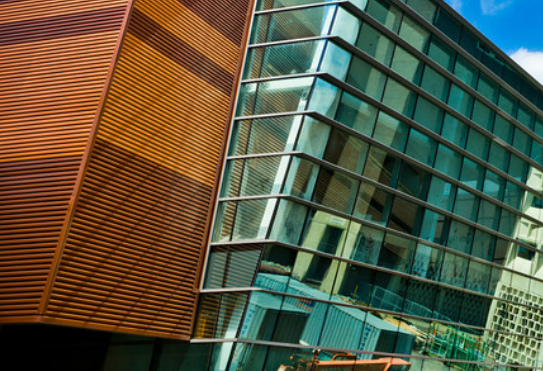
#> input picture Project2/project2/images/t2_1.png, 543 x 371 px; its folder holds 4 pictures in this run
$ python t2.py
#> lines starting #> are read from the running program, lines starting #| are printed output that depends on the picture
# 1. Only add your code inside the function (including newly improted packages).
#  You can design a new function and call the new function in the given functions.
# 2. For bonus: Give your own picturs. If you have N pictures, name your pictures such as ["t3_1.png", "t3_2.png", ..., "t3_N.png"], and put them inside the folder "images".
# 3. Not following the project guidelines will result in a 10% reduction in grades
import json

import cv2
import numpy as np
import matplotlib.pyplot as plt


# Use the keypoints to stitch the images
def get_stitched_image(img1, img2, M):
    # Get width and height of input images
    w1, h1 = img1.shape[:2]
    w2, h2 = img2.shape[:2]

    # Get the canvas dimensions
    img1_dims = np.float32([[0, 0], [0, w1], [h1, w1], [h1, 0]]).reshape(-1, 1, 2)
    img2_dims_temp = np.float32([[0, 0], [0, w2], [h2, w2], [h2, 0]]).reshape(-1, 1, 2)

    # Get relative perspective of second image
    img2_dims = cv2.perspectiveTransform(img2_dims_temp, M)

    # Resulting dimensions
    result_dims = np.concatenate((img1_dims, img2_dims), axis=0)

    # Getting images together
    # Calculate dimensions of match points
    [x_min, y_min] = np.int32(result_dims.min(axis=0).ravel() - 0.5)
    [x_max, y_max] = np.int32(result_dims.max(axis=0).ravel() + 0.5)

    # Create output array after affine transformation
    transform_dist = [-x_min, -y_min]
    transform_array = np.array([[1, 0, transform_dist[0]],
                                [0, 1, transform_dist[1]],
                                [0, 0, 1]])

    # Warp images to get the resulting image
    result_img = cv2.warpPerspective(img2, transform_array.dot(M),
                                     (x_max - x_min, y_max - y_min))
    result_img[transform_dist[1]:w1 + transform_dist[1],
    transform_dist[0]:h1 + transform_dist[0]] = img1

    # Return the result
    return result_img


def matches_d(img1, img2):
    # Initialize SIFT
    sift = cv2.SIFT_create(1000)

    # Extract keypoints and descriptors
    k1, d1 = sift.detectAndCompute(img1, None)
    k2, d2 = sift.detectAndCompute(img2, None)

    distances = np.sum(d1 ** 2, axis=1, keepdims=True) + np.sum(d2 ** 2, axis=1) - 2 * d1.dot(d2.T)
    distances = np.sqrt(distances)
    # print(distances)

    # Get smallest indices
    min_indices = np.argsort(distances, axis=1)

    # Init ndarray
    matches = []

    # Iter for nearest neighbors
    for i in range(min_indices.shape[0]):
        neighbors = min_indices[i][:2]
        # print(neighbors)
        curr_matches = []
        for j in range(len(neighbors)):
            match = []
            match.append(i)
            match.append(neighbors[j])
            match.append(distances[i][neighbors[j]] * 1.)
            curr_matches.append(match)
        matches.append(curr_matches)

        # Make sure that the matches are good
        verify_ratio = 0.8  # Source: stackoverflow
        verified_matches = []
        for m1, m2 in matches:
            # Add to array only if it's a good match
            if m1[2] < 0.8 * m2[2]:
                verified_matches.append(m1)
    print("Verified Number of Matches:",len(verified_matches))
    return verified_matches


# Find SIFT and return Homography Matrix
def get_sift_homography(img1, img2):
    # Get matches from the images
    verified_matches = matches_d(img1, img2)

    # Initialize SIFT
    sift = cv2.SIFT_create(1000)

    # Extract keypoints and descriptors
    k1, d1 = sift.detectAndCompute(img1, None)
    k2, d2 = sift.detectAndCompute(img2, None)

    # Minimum number of matches
    min_matches = 8
    if len(verified_matches) > min_matches:

        # Array to store matching points
        img1_pts = []
        img2_pts = []

        # Add matching points to array
        for match in verified_matches:
            img1_pts.append(k1[match[0]].pt)
            img2_pts.append(k2[match[1]].pt)
        img1_pts = np.float32(img1_pts).reshape(-1, 1, 2)
        img2_pts = np.float32(img2_pts).reshape(-1, 1, 2)

        # Compute homography matrix
        M, mask = cv2.findHomography(img1_pts, img2_pts, cv2.RANSAC, 5.0)
        return M
    else:
        print('Error: Not enough matches')
        exit()


# Equalize Histogram of Color Images
def equalize_histogram_color(img):
    img_yuv = cv2.cvtColor(img, cv2.COLOR_BGR2YUV)
    img_yuv[:, :, 0] = cv2.equalizeHist(img_yuv[:, :, 0])
    img = cv2.cvtColor(img_yuv, cv2.COLOR_YUV2BGR)
    return img


def stitch_2_images(img1, img2):
    img1 = equalize_histogram_color(img1)
    img2 = equalize_histogram_color(img2)

    # Use SIFT to find keypoints and return homography matrix
    M = get_sift_homography(img1, img2)

    # Stitch the images together using homography matrix
    result_image = get_stitched_image(img2, img1, M)

    return result_image


def spatial_overlaps_matrix(imgs):
    overlap_arr = np.zeros((len(imgs), len(imgs)))
    for i in range(0, len(imgs)):
        for j in range(0, len(imgs)):
            verified_matches = matches_d(imgs[i], imgs[j])
            matches_length = len(verified_matches)
            print('matches_length', matches_length)
            if matches_length > 20:
                overlap_arr[i][j] = 1
            else:
                overlap_arr[i][j] = 0

    return overlap_arr


def stitch(imgmark, N,
           savepath=''):  # For bonus: change your input(N=*) here as default if the number of your input pictures is not 4.
    "The output image should be saved in the savepath."
#> called with imgmark = 't2', N = 4, savepath = 'task2.png'
    "The intermediate overlap relation should be returned as NxN a one-hot(only contains 0 or 1) array."
    "Do NOT modify the code provided."
    imgpath = [f'./images/{imgmark}_{n}.png' for n in range(1, N + 1)]
    imgs = []
    kp = []
    des = []
    for ipath in imgpath:
        img = cv2.imread(ipath)
#> img is the input picture: shape (371, 543, 3); mean B, G, R 64.1, 86.7, 86.8
        imgs.append(img)
    "Start you code here"
    result_image = stitch_2_images(imgs[0], imgs[1])
#> in equalize_histogram_color, `img_yuv = cv2.cvtColor(img, cv2.COLOR_BGR2YUV)`: img_yuv: shape (371, 543, 3); mean of channels 0, 1, 2 84.1, 118.1, 130.3
#> in equalize_histogram_color, `img_yuv[:, :, 0] = cv2.equalizeHist(img_yuv[:, :, 0])`: img_yuv: shape (371, 543, 3); mean of channels 0, 1, 2 126.3, 118.1, 130.3
#> in equalize_histogram_color, `img = cv2.cvtColor(img_yuv, cv2.COLOR_YUV2BGR)`:
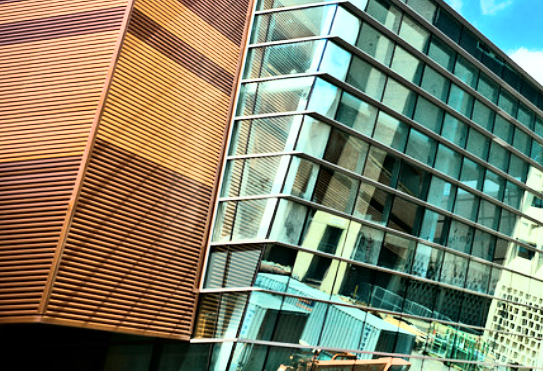
#> img: shape (371, 543, 3); mean B, G, R 105.4, 128.7, 126.6
#> in equalize_histogram_color (call 2), `img_yuv = cv2.cvtColor(img, cv2.COLOR_BGR2YUV)`: img_yuv: shape (416, 459, 3); mean of channels 0, 1, 2 140, 140.1, 99.1
#> in equalize_histogram_color (call 2), `img_yuv[:, :, 0] = cv2.equalizeHist(img_yuv[:, :, 0])`: img_yuv: shape (416, 459, 3); mean of channels 0, 1, 2 128.2, 140.1, 99.1
#> in equalize_histogram_color (call 2), `img = cv2.cvtColor(img_yuv, cv2.COLOR_YUV2BGR)`:
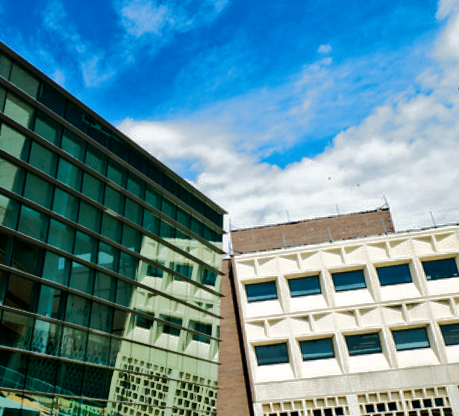
#> img: shape (416, 459, 3); mean B, G, R 152.8, 140.3, 97.7
#> in matches_d, `k1, d1 = sift.detectAndCompute(img1, None)`: k1 = 1000 keypoints; strongest (x, y, size): (333, 235, 12.1), (256, 15, 2.4), (524, 313, 3), (527, 252, 10.5)
#> in matches_d, `k2, d2 = sift.detectAndCompute(img2, None)`: k2 = 1000 keypoints; strongest (x, y, size): (392, 406, 5), (416, 404, 5), (369, 408, 5.1), (381, 407, 4.9)
#> in matches_d, `distances = np.sum(d1 ** 2, axis=1, keepdims=True) + np.sum(d2 ** 2, a..`:
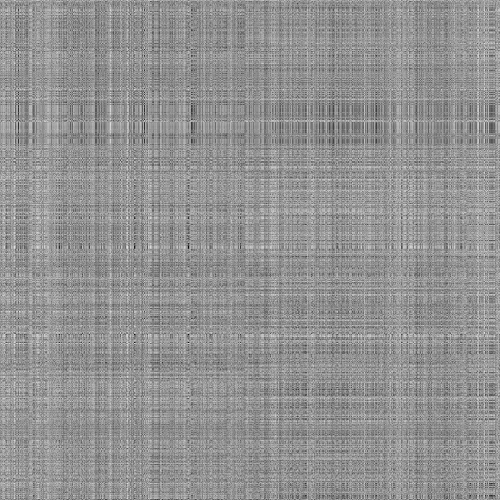
#> distances: shape (1000, 1000) float32 (shown at 1/2 size); min 2279, max 491448, mean 283630.7; drawn with min black and max white
#> in matches_d, `distances = np.sqrt(distances)`:
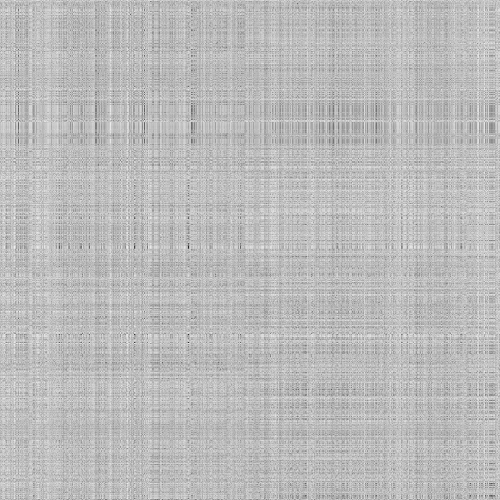
#> distances: shape (1000, 1000) float32 (shown at 1/2 size); min 47.74, max 701, mean 529; drawn with min black and max white
#> in matches_d, `min_indices = np.argsort(distances, axis=1)`:
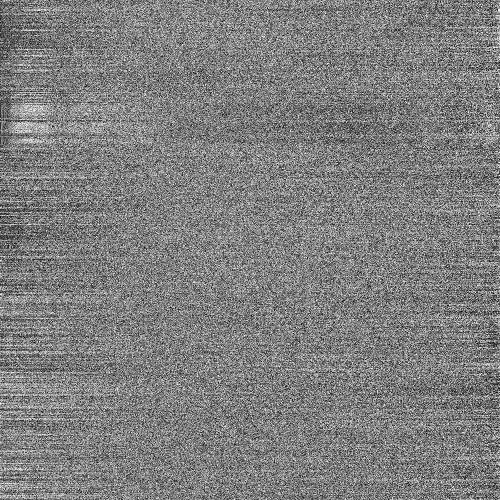
#> min_indices: shape (1000, 1000) int64 (shown at 1/2 size); min 0, max 999, mean 499.5; drawn with min black and max white
#> the loop in matches_d, `for i in range(min_indices.shape[0]):` made 1000 passes
#> neighbors on passes 1 to 3: [99, 420], [177, 586], [301, 534]
#> after the loop in matches_d, `for i in range(min_indices.shape[0]):`: matches = 1000 items
#| Verified Number of Matches: 176
#> in get_sift_homography, `verified_matches = matches_d(img1, img2)`: verified_matches = 176 items, first 6: [2, 301, 87.71], [4, 382, 98.73], [6, 594, 109.3], [8, 387, 176.6], [14, 393, 99.33], [15, 684, 71.6]
#> the loop in get_sift_homography, `for match in verified_matches:` made 176 passes
#> after the loop in get_sift_homography, `for match in verified_matches:`: img1_pts = 176 pairs, first value 96.72 to 538.4, second value 21.39 to 361.9; img2_pts = 176 pairs, first value 3.64 to 446.9, second value 98.58 to 411.4
#> in get_sift_homography, `img1_pts = np.float32(img1_pts).reshape(-1, 1, 2)`: img1_pts = 176 rows, first 8: [472.2, 184.3], [489.9, 323.9], [490.4, 299.6], [490.5, 333], [493.5, 309.5], [462.2, 328.8], [493.7, 303.4], [460.5, 324.1]
#> in get_sift_homography, `img2_pts = np.float32(img2_pts).reshape(-1, 1, 2)`: img2_pts = 176 rows, first 8: [86.11, 257.1], [112.4, 395.3], [111.5, 371.1], [113.7, 404.4], [115.3, 380.3], [85.38, 402], [115.4, 374.1], [83.74, 397.4]
#> in get_sift_homography, `M, mask = cv2.findHomography(img1_pts, img2_pts, cv2.RANSAC, 5.0)`: M = [[1, 0.0627, -397.4], [-0.0615, 1, 102], [1.21e-06, 5.5e-06, 1]]; mask = 176 values, max 1 at index 0, min 0 at index 19, mean 0.801
#> in get_stitched_image, `img2_dims = cv2.perspectiveTransform(img2_dims_temp, M)`: img2_dims = [[-397.4, 102], [-373.3, 472.6], [168.5, 439], [145.6, 68.6]]
#> in get_stitched_image, `result_dims = np.concatenate((img1_dims, img2_dims), axis=0)`: result_dims = [[0, 0], [0, 416], [459, 416], [459, 0], [-397.4, 102], [-373.3, 472.6], [168.5, 439], [145.6, 68.6]]
#> in get_stitched_image, `[x_min, y_min] = np.int32(result_dims.min(axis=0).ravel() - 0.5)`: x_min = -397; y_min = 0
#> in get_stitched_image, `[x_max, y_max] = np.int32(result_dims.max(axis=0).ravel() + 0.5)`: x_max = 459; y_max = 473
#> in get_stitched_image, `transform_dist = [-x_min, -y_min]`: transform_dist = [397, 0]
#> in get_stitched_image, `transform_array = np.array([[1, 0, transform_dist[0]], [0, 1, transfor..`: transform_array = [[1, 0, 397], [0, 1, 0], [0, 0, 1]]
#> in get_stitched_image, `result_img = cv2.warpPerspective(img2, transform_array.dot(M), (x_max ..`:
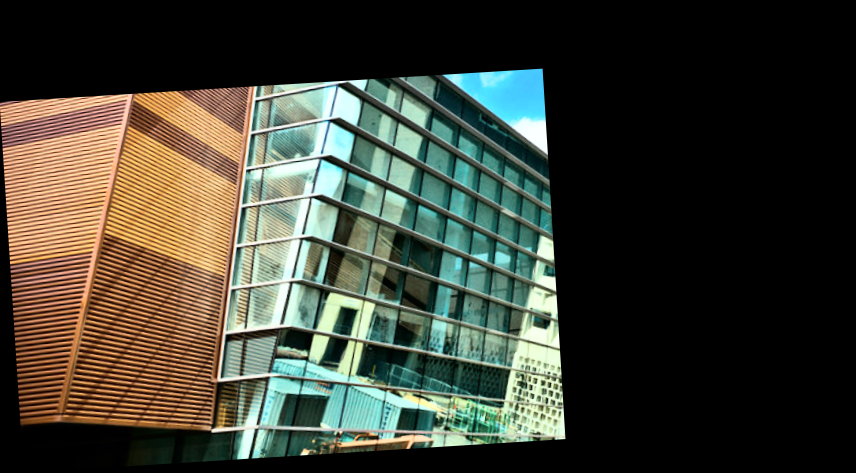
#> result_img: shape (473, 856, 3); mean B, G, R 52.5, 64.1, 63.1
#> in get_stitched_image, `result_img[transform_dist[1]:w1 + transform_dist[1], transform_dist[0]..`:
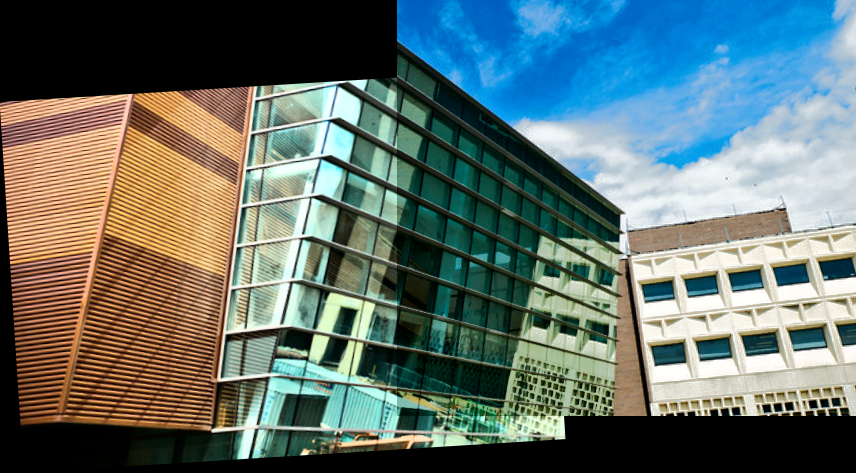
#> result_img: shape (473, 856, 3); mean B, G, R 109.1, 113.2, 97.7
    if len(imgs) > 2:
        for k in range(2, len(imgs)):
            result_image = stitch_2_images(result_image, imgs[k])
    cv2.imwrite(f'{imgmark}_result.png', result_image)
    cv2.imshow('Result', result_image)
    cv2.waitKey(0)
    plt.show()

    overlap_arr = spatial_overlaps_matrix(imgs)
    print('overlap_arr', overlap_arr)

    return overlap_arr


if __name__ == "__main__":
    # task2
#> (the run stopped early here; a loop or call above may not have finished)
